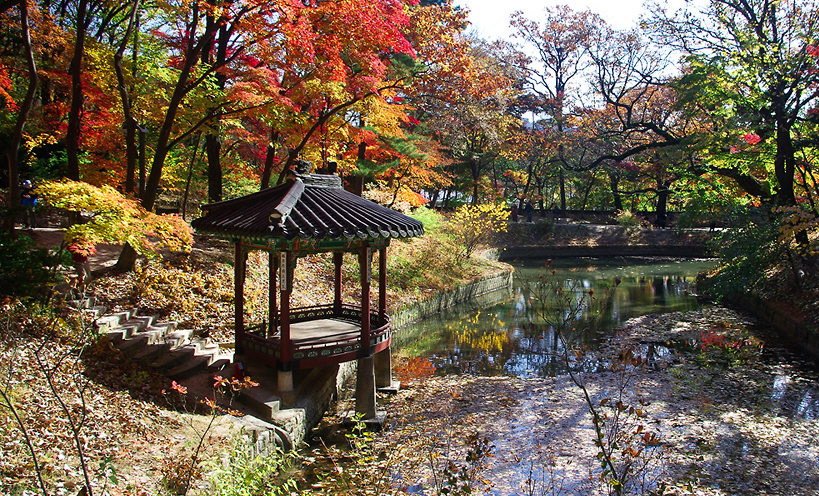
#> input picture rear_garden.PNG, 819 x 496 px, found by its file name
$ jupyter execute 6.Masking.ipynb
#> lines starting #> are read from the running program, lines starting #| are printed output that depends on the picture; after the words box and inside, x2 and y2 are one past the last pixel; in counts of white or black regions, pixels touching at a corner belong together
[cell 1]
# 내 구글 드라이브 연동
from google.colab import drive
drive.mount('/content/gdrive')

[cell 2]
import cv2
from google.colab.patches import cv2_imshow
import numpy as np

# OpenCV 버전을 확인합니다
print("OpenCV version:")
print(cv2.__version__)

# 이미지를 읽어 옵니다.
img = cv2.imread("/content/gdrive/MyDrive/Basic_Vision_Skills/rear_garden.PNG")
#> img is the input picture: shape (496, 819, 3); mean B, G, R 74.8, 93.9, 108.1
print("width: {} pixels".format(img.shape[1]))
#| width: 819 pixels
print("height: {} pixels".format(img.shape[0]))
#| height: 496 pixels
print("channels: {}".format(img.shape[2]))
#| channels: 3

# 이미지의 높이와 넓이를 가져옵니다.
(height, width) = img.shape[:2]
#> height = 496; width = 819
# 이미지의 중심을 구합니다.
center = (width // 2, height // 2)
#> center = (409, 248)

# 이미지를 Display 합니다.
cv2_imshow(img)

# 이미지 크기와 동일한 mask를 만듭니다.
mask = np.zeros(img.shape[:2], dtype = "uint8")

# mask 에 filter 시킬 모양(흰색 원)을 그립니다.
cv2.circle(mask, center, 300, (255, 255, 255), -1)
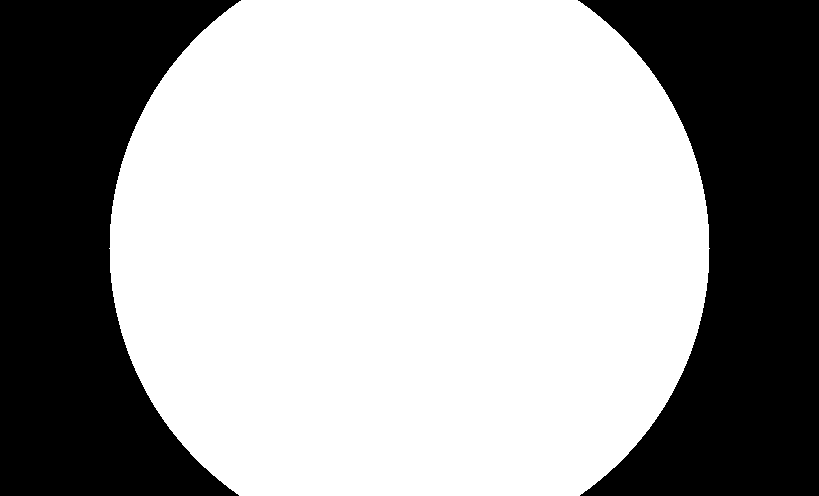
#> mask: shape (496, 819); 63.7% white; 2 black regions, box (x1, y1, x2, y2) and area: (0, 0, 241, 496) 73674, (578, 0, 819, 496) 73674

# mask를 Display 합니다.
cv2_imshow(mask)

# 이미지에 mask를 적용시킵니다.
masked = cv2.bitwise_and(img, img, mask = mask)
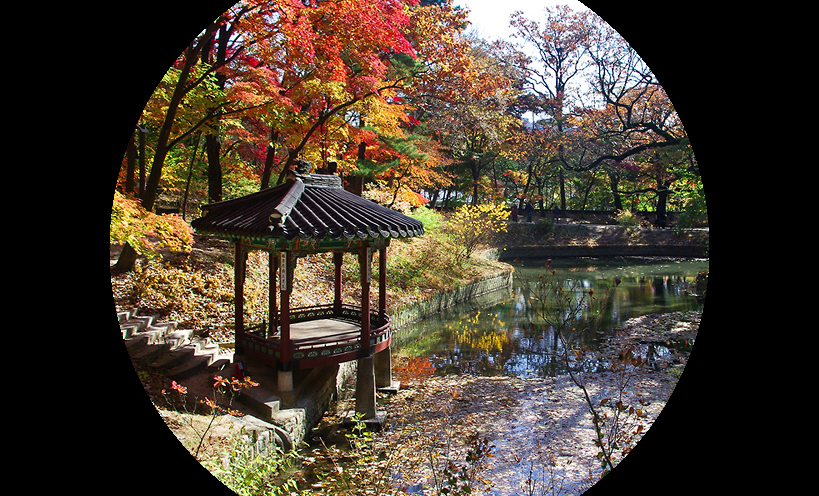
#> masked: shape (496, 819, 3); mean B, G, R 48.9, 61, 71.7

# 마스크된 이미지를 Display 합니다.
cv2_imshow(masked)

$ run again, with bukchon.PNG copied over rear_garden.PNG
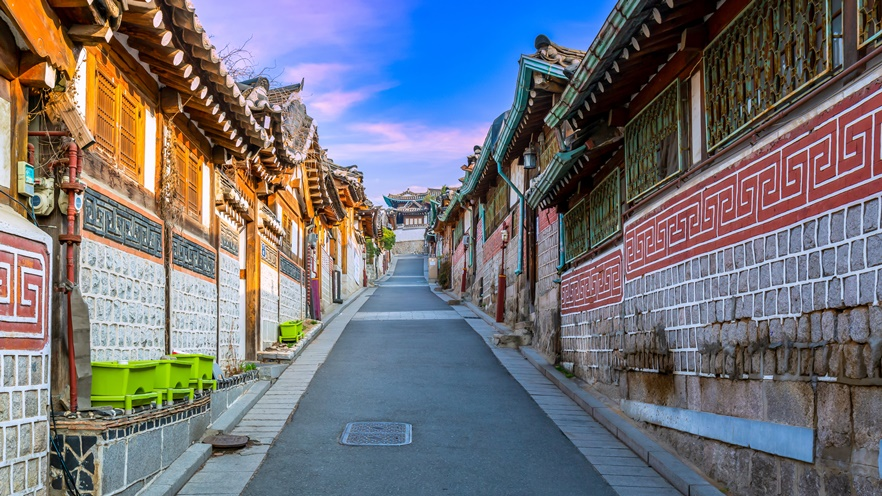
#> input picture bukchon.PNG, 882 x 496 px, found by its file name
#> img is the input picture: shape (496, 882, 3); mean B, G, R 119.5, 113.2, 114.4
#| width: 882 pixels
#| height: 496 pixels
#| channels: 3
#> `cv2.circle(mask, center, 300, (255, 255, 255), -1)`:
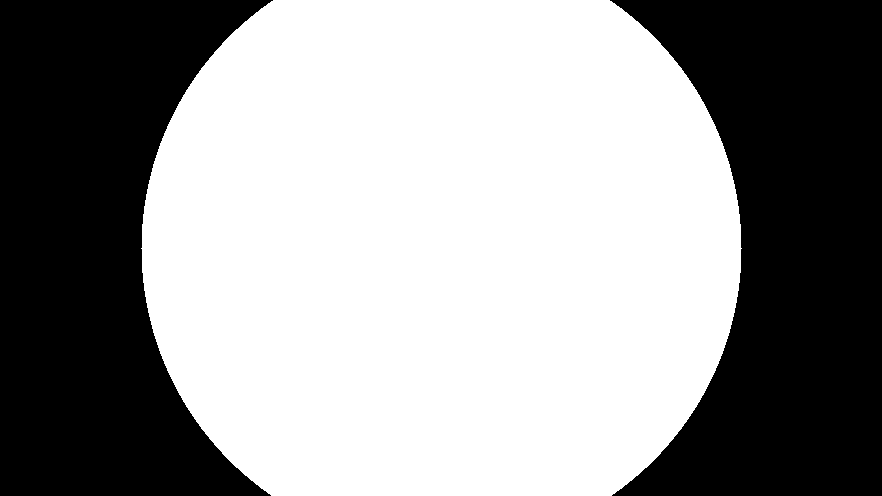
#> mask: shape (496, 882); 59.2% white; 2 black regions, box (x1, y1, x2, y2) and area: (0, 0, 273, 496) 89546, (610, 0, 882, 496) 89050
#> `masked = cv2.bitwise_and(img, img, mask = mask)`:
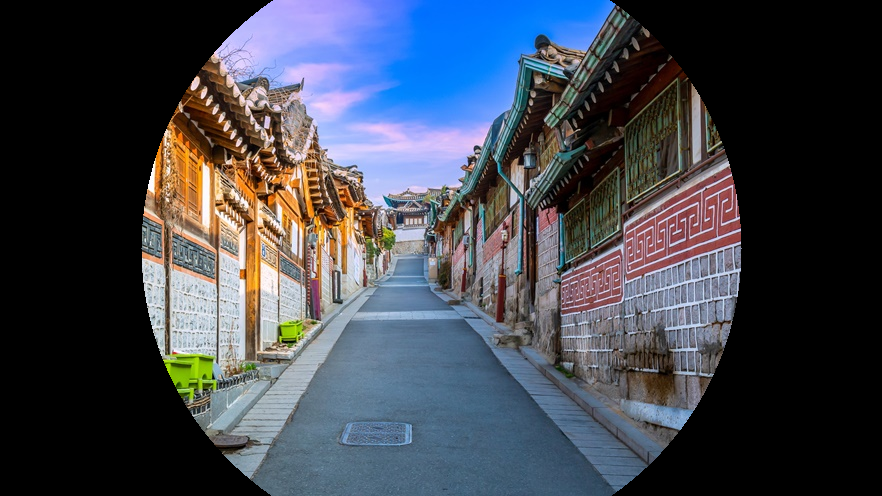
#> masked: shape (496, 882, 3); mean B, G, R 79.2, 69.1, 64.7
